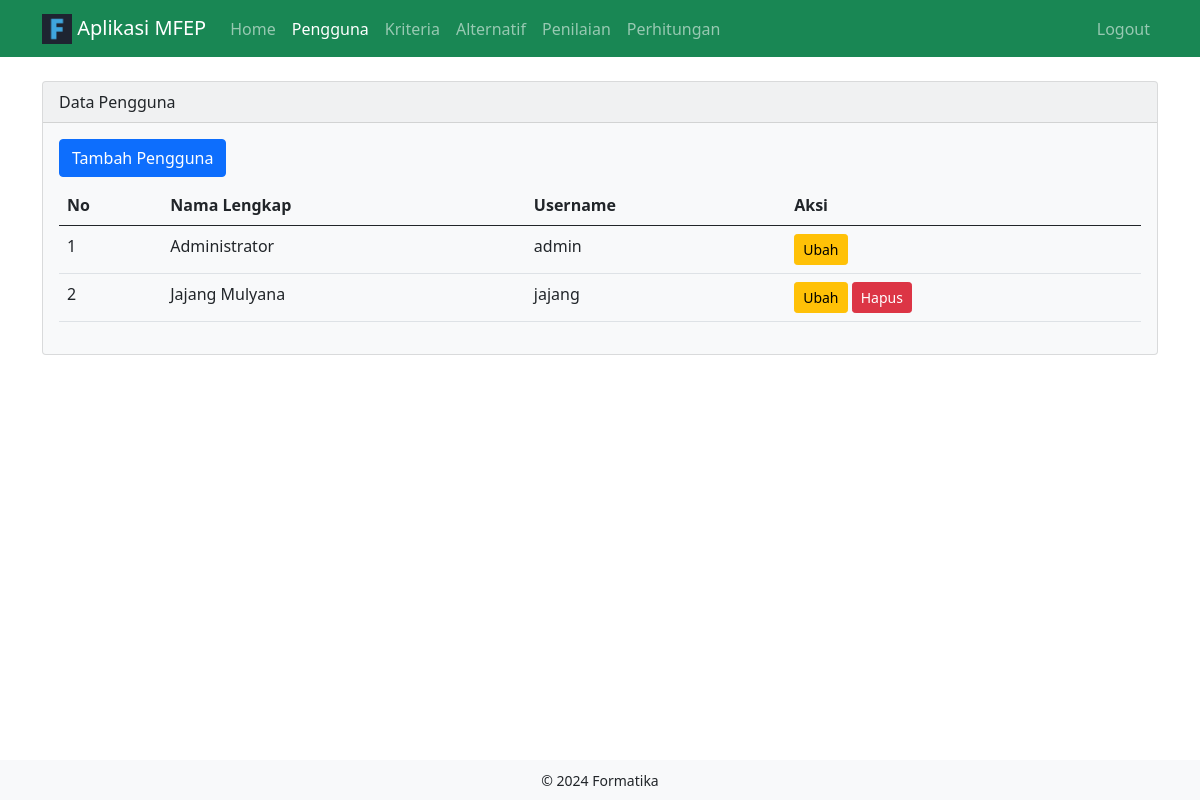
Screenshot of /pengguna-list.php (signed in) with the database file from the repository.
### tables this page shows
CREATE TABLE `pengguna` (
  `id` int NOT NULL,
  `nama_lengkap` varchar(50) NOT NULL,
  `username` varchar(30) NOT NULL,
  `password` text NOT NULL
);

### pengguna-list.php (the view, shortened to what this page needs)
<?php
include 'config.php';
$stmt = $pdo->query("SELECT * FROM pengguna");
$pengguna = $stmt->fetchAll();
include 'includes/header.php';
?>
<div class="container">
    <div class="card text-dark bg-light">
        <div class="card-header">
            Data Pengguna
        </div>
        <div class="card-body">
            <a href="pengguna-create.php" class="btn btn-primary mb-2">Tambah Pengguna</a>
            <table class="table table-hover">
                <thead>
                    <tr>
                        <th>No</th>
                        <th>Nama Lengkap</th>
                        <th>Username</th>
                        <th>Aksi</th>
                    </tr>
                </thead>
                <tbody>
                    <?php $no = 1; ?>
                    <?php foreach ($pengguna as $row): ?>
                        <tr>
                            <td><?php echo $no++; ?></td>
                            <td><?php echo $row['nama_lengkap']; ?></td>
                            <td><?php echo $row['username']; ?></td>
                            <td>
                                <a href="pengguna-edit.php?id=<?php echo $row['id']; ?>" class="btn btn-sm btn-warning">Ubah</a>
                                <?php if ($row['username'] != $_SESSION['pengguna']['username']): ?>
                                    <button class="btn btn-sm btn-danger" data-bs-toggle="modal" data-bs-target="#deleteModal" data-id="<?php echo $row['id']; ?>">Hapus</button>
                                <?php endif; ?>
                            </td>
                        </tr>
                    <?php endforeach; ?>
                </tbody>
            </table>
        </div>
    </div>
</div>
<?php include 'includes/footer.php'; ?>

### assets/css/style.css (style rules this page uses)
body { padding-bottom: 50px; }

### rows the page displays
pengguna: nama_lengkap "Administrator", username "admin"
pengguna: nama_lengkap "Jajang Mulyana", username "jajang"
